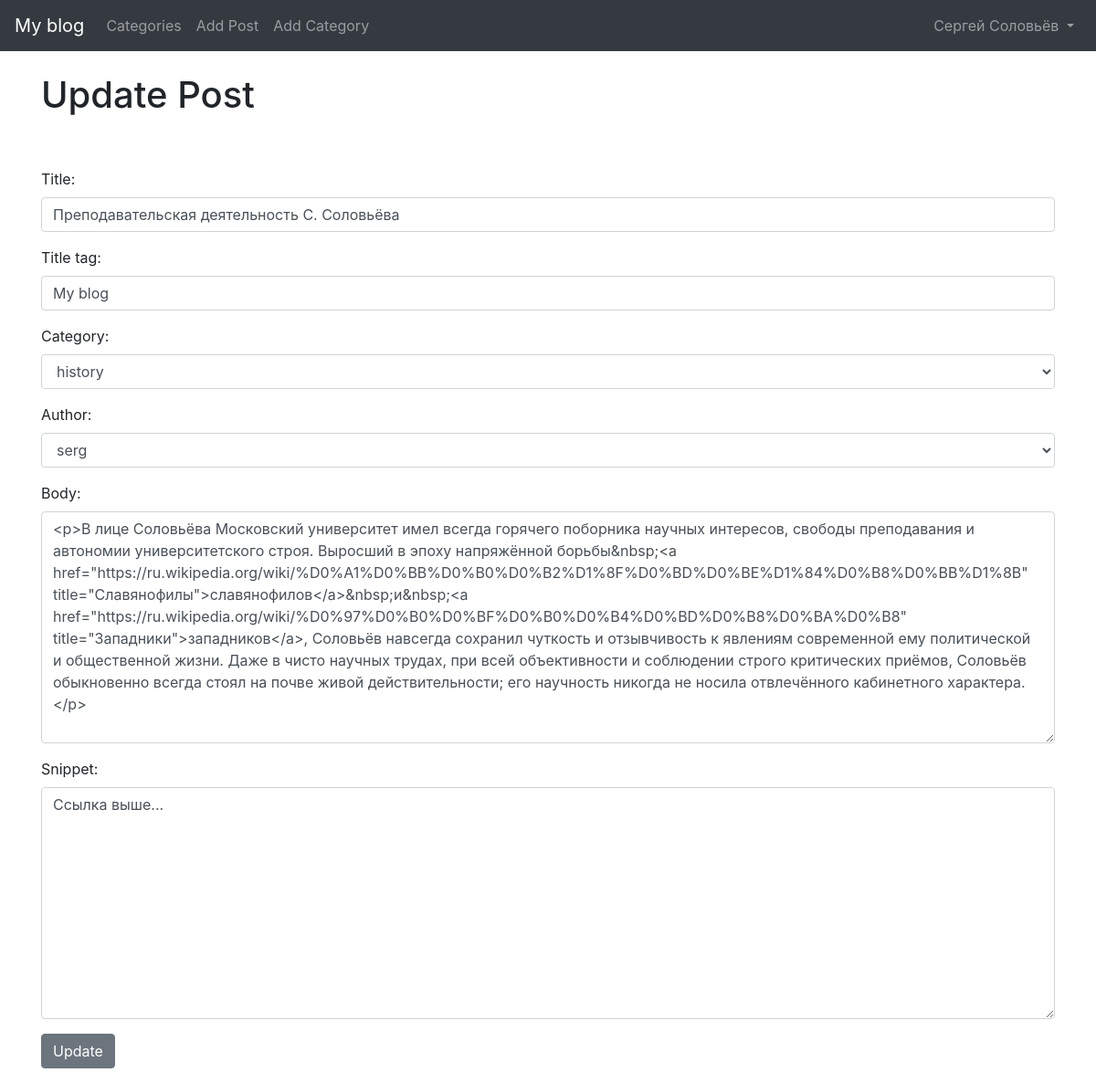
The page /article/edit/19 (signed in) on the database its author committed.
### theblog/models.py (models this page shows, shortened)
class Post(models.Model):
    title = models.CharField(max_length=255)
    header_image = models.ImageField(null=True, blank=True, upload_to="images/")
    title_tag = models.CharField(max_length=255, default="My blog")
    author = models.ForeignKey(User, on_delete=models.CASCADE)
    body = RichTextField(blank=True, null=True)
    post_date = models.DateField(auto_now_add=True)
    category = models.CharField(max_length=255, default='coding')
    snippet = models.CharField(max_length=255)
    likes = models.ManyToManyField(User, related_name='blog_posts')

### theblog/views.py (the view)
# urls.py: path('article/edit/<int:pk>', UpdatePostView.as_view(), name='update_post'),
class UpdatePostView(UpdateView):
    model = Post
    form_class = EditForm
    template_name = 'update_post.html'

### theblog/forms.py
class EditForm(forms.ModelForm):
    class Meta:
        model = Post
        fields = ('title', 'title_tag', 'category', 'author', 'body', 'snippet')
        widgets = {
            'title': forms.TextInput(attrs={'class': 'form-control'}),
            'title_tag': forms.TextInput(attrs={'class': 'form-control'}),
            'author': forms.Select(attrs={'class': 'form-control'}),
            'category': forms.Select(choices=choices, attrs={'class': 'form-control'}),
            'body': forms.Textarea(attrs={'class': 'form-control'}),
            'snippet': forms.Textarea(attrs={'class': 'form-control'}),
        }

### theblog/templates/update_post.html (shortened to what this page needs)
{% extends 'base.html'  %}
{% block content %}
    {% if user.is_authenticated %}
        {% if user.id == post.author.id %}
            <h1>Update Post</h1>
            <br/><br/>
            <div class="form-group">
                <form method="POST">
                    {{ form.as_p }}
                    <button class="btn btn-secondary">Update</button>
            </div>
        {% else %}
            You're not allowed here (and you know it...)!
        {% endif %}
    {% else %}
    You're not allowed here! (and you know it...)
    {% endif %}
{% endblock %}

### theblog/templates/base.html (shortened to what this page needs)
<!doctype html>
<html lang="en">
  <head>
    <link rel="stylesheet" href="https://cdn.jsdelivr.net/npm/bootstrap@4.5.3/dist/css/bootstrap.min.css">
  </head>
  <body>
    <nav class="navbar navbar-expand-lg navbar-dark bg-dark">
        <a class="navbar-brand" href="{% url 'home' %}">My blog</a>
        <div class="collapse navbar-collapse" id="navbarSupportedContent">
          <ul class="navbar-nav mr-auto">
            {% if cat_menu %}
            <li class="nav-item dropdown">
              <a class="nav-link dropdown-toggle" href="#" id="navbarDropdown" role="button" data-toggle="dropdown" aria-haspopup="true" aria-expanded="false">
                Categories
              </a>
              <div class="dropdown-menu" aria-labelledby="navbarDropdown">
                {% for item in cat_menu %}
                  <a class="dropdown-item" href="{% url 'category' item|slugify %}">{{ item }}</a>
                {% endfor %}
              </div>
            </li>
            {% else %}
            <li class="nav-item">
              <a class="nav-link" href="{% url 'category-list' %}">Categories</a>
            </li>
            {% endif %}
            {% if user.is_authenticated %}
              <li class="nav-item">
                <a class="nav-link" href="{% url 'add_post' %}">Add Post</a>
              </li>
              <li class="nav-item">
                <a class="nav-link" href="{% url 'add_category' %}">Add Category</a>
              </li>
            {% endif %}
          </ul>
          {% if user.is_authenticated %}
            <ul class="navbar-nav ml-auto">
              <li class="nav-item dropdown">
                <a class="nav-link dropdown-toggle" href="#" id="navbarDropdown" role="button" data-toggle="dropdown" aria-haspopup="true" aria-expanded="false">
                  {{ user.first_name }} {{ user.last_name }}
                </a>
              </li>
            </ul>
          {% endif %}
        </div>
    </nav>
    <br/>
    <div class="container">
        {% block content %}
        {% endblock %}
    </div>
  </body>
</html>

### rows shown on the page
Post: title "Преподавательская деятельность С. Соловьёва", title_tag "My blog", category "history", author "serg", body "<p>В лице Соловьёва Московский университет имел всегда горячего поборника научных интересов, свободы преподавания и автономии университетского строя. Выросший в эпоху напряжённой борьбы&nbsp;<a href=\"https://ru.wikipedia.org/wiki/%D0%A1%D0%BB%D0%B0%D0%B2%D1%8F%D0%BD%D0%BE%D1%84%D0%B8%D0%BB%D1%8B\" title=\"Славянофилы\">славянофилов</a>&nbsp;и&nbsp;<a href=\"https://ru.wikipedia.org/wiki/%D0%97%D0%B0%D0%BF%D0%B0%D0%B4%D0%BD%D0%B8%D0%BA%D0%B8\" title=\"Западники\">западников</a>, Соловьёв навсегда сохранил чуткость и отзывчивость к явлениям современной ему политической и общественной жизни. Даже в чисто научных трудах, при всей объективности и соблюдении строго критических приёмов, Соловьёв…", snippet "Ссылка выше..."

### other values the page prints
{{ user.first_name }} "Сергей"
{{ user.last_name }} "Соловьёв"
